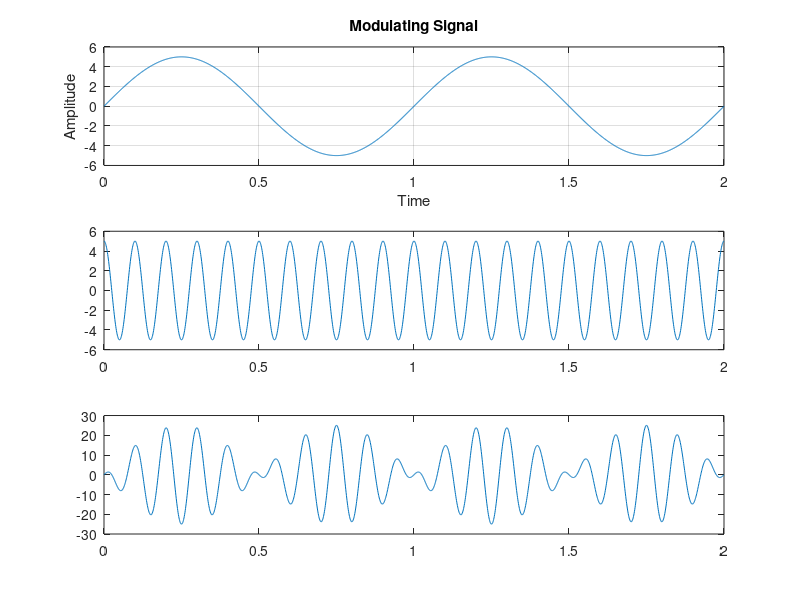

The MATLAB script that drew this image:

am = 5;
ac = 5;
t = 0:0.001:2;
fm = 1;
fc = 10;
fs = 100*fc;

x = am*sin(2*pi*fm*t);
y = ac*cos(2*pi*fc*t);
z = x.*y;
subplot(3,1,1);
plot(t,x);
xlabel('Time');
ylabel('Amplitude');
title('Modulating Signal');
grid on;

subplot(3,1,2);
plot(t,y);


subplot(3,1,3);
plot(t,z);